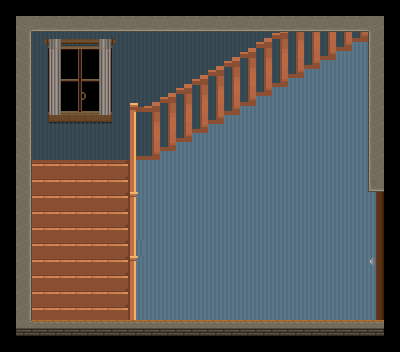

A 2D game scene composited from a Tiled map and its tileset images. What follows is a short description and the map's XML, with each tile layer's data collapsed to a summary:
An orthogonal 25x22 tile map with 16x16 px tiles, 3 tile layers (bg wall, bg obj, fg + ground + side walls) and 1 object.

<map version="1.0" orientation="orthogonal" renderorder="left-up" width="25" height="22" tilewidth="16" tileheight="16" nextobjectid="8">
 <tileset firstgid="1" name="tiles" tilewidth="16" tileheight="16" tilecount="1024" columns="32">
  <image source="tiles.png" width="512" height="512" />
 </tileset>
 <layer name="bg wall" width="25" height="22">
  <data>[550 cells, 394 non-empty, 28 distinct tile ids]</data>
 </layer>
 <layer name="bg obj" width="25" height="22">
  <data>[550 cells, 188 non-empty, 66 distinct tile ids]</data>
 </layer>
 <layer name="fg + ground + side walls" width="25" height="22">
  <data>[550 cells, 82 non-empty, 7 distinct tile ids]</data>
 </layer>
 <objectgroup name="Calque d'objets 1">
  <object id="7" x="48" y="291.667" width="64" height="28.6667" />
 </objectgroup>
</map>
